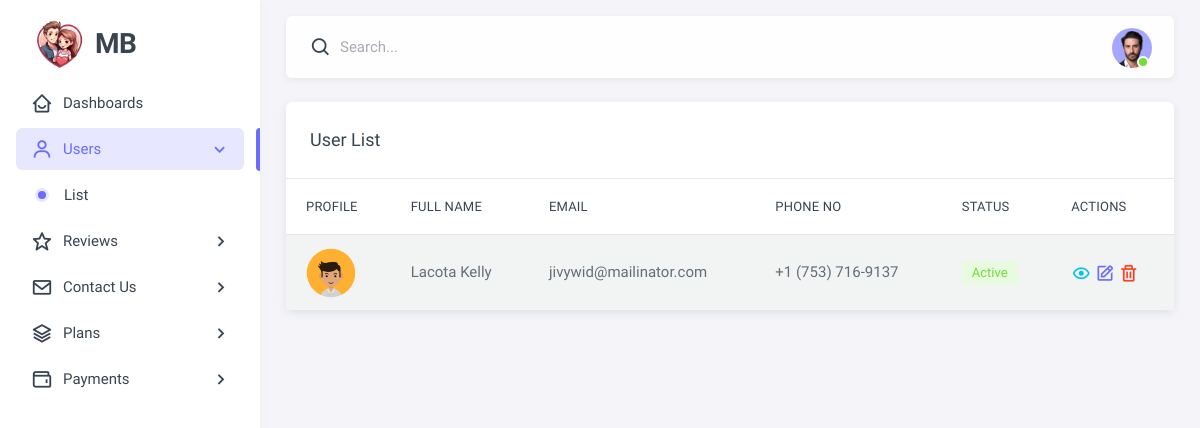
The page /admin/user_list.php (signed in) on the database as committed earlier.
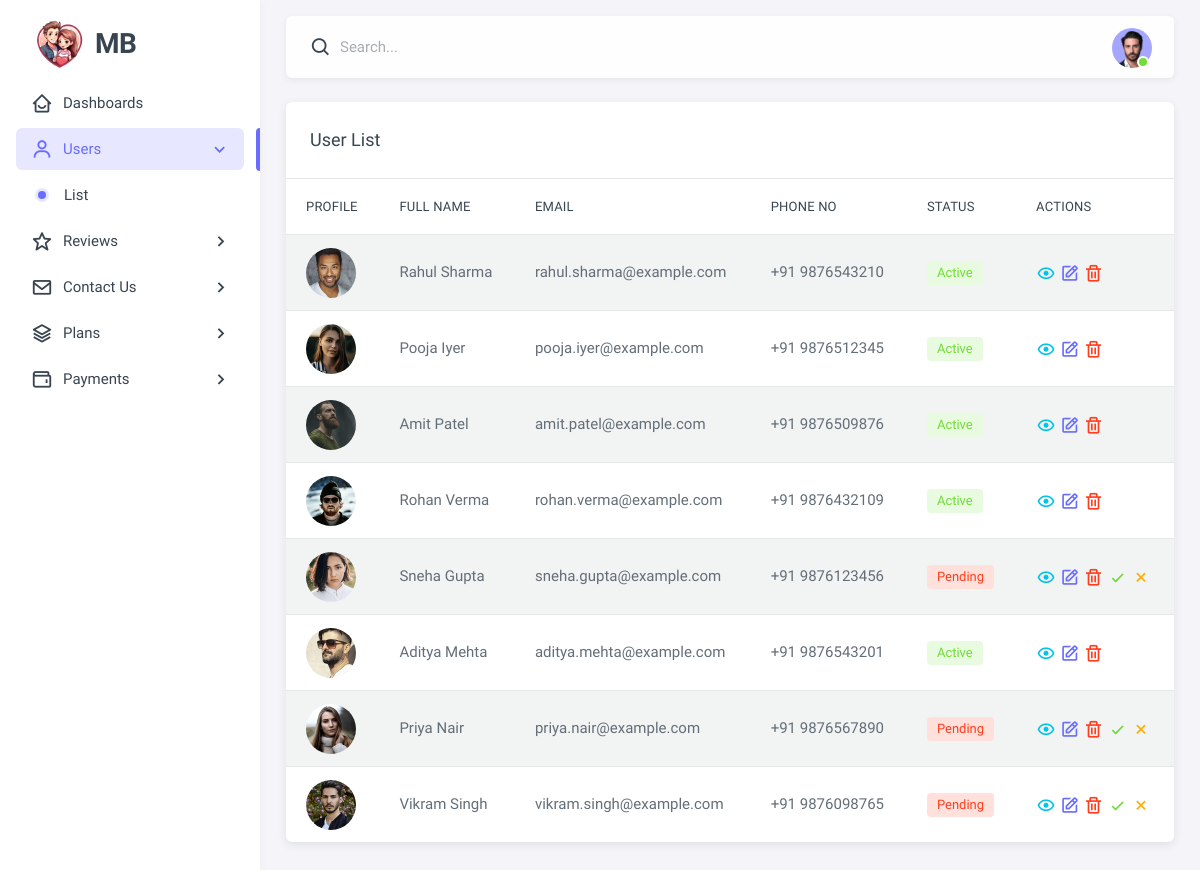
The same page on the database as committed later.
### tables this page shows
CREATE TABLE `users` (
  `id` int(11) NOT NULL,
  `role_id` int(11) NOT NULL DEFAULT 2,
  `full_name` varchar(255) DEFAULT NULL,
  `profile_img` varchar(255) NOT NULL DEFAULT 'assets/img/avatar/avatar-1.png',
  `password` varchar(255) DEFAULT NULL,
  `dob` date DEFAULT NULL,
  `gender` varchar(10) DEFAULT NULL,
  `email` varchar(255) DEFAULT NULL,
  `phone_no` varchar(20) DEFAULT NULL,
  `height` float DEFAULT NULL,
  `weight` float DEFAULT NULL,
  `cast` varchar(255) DEFAULT NULL,
  `place_of_birth` varchar(255) DEFAULT NULL,
  `state` varchar(255) DEFAULT NULL,
  `city` varchar(255) DEFAULT NULL,
  `religion` varchar(255) DEFAULT NULL,
  `mother_tongue` varchar(255) DEFAULT NULL,
  `education` varchar(255) DEFAULT NULL,
  `occupation` varchar(255) DEFAULT NULL,
  `income` decimal(10,2) DEFAULT NULL,
  `father_occupation` varchar(255) DEFAULT NULL,
  `mother_occupation` varchar(255) DEFAULT NULL,
  `siblings` int(11) DEFAULT NULL,
  `partner_age` int(11) DEFAULT NULL,
  `partner_height` float DEFAULT NULL,
  `partner_religion` varchar(255) DEFAULT NULL,
  `personality_traits` text DEFAULT NULL,
  `hobbies` text DEFAULT NULL,
  `about_me` text DEFAULT NULL,
  `what_are_you_looking_for` text DEFAULT NULL,
  `status` varchar(50) DEFAULT NULL,
  `created_at` timestamp NOT NULL DEFAULT current_timestamp(),
  `updated_at` timestamp NOT NULL DEFAULT current_timestamp() ON UPDATE current_timestamp()
);

### admin/db.php (called while the page is built, shortened)
<?php
$base_url = "http://" . $_SERVER['HTTP_HOST'] . dirname($_SERVER['SCRIPT_NAME']);
?>

### admin/user_list.php (the view, shortened to what this page needs)
<?php include 'header.php'; ?>
<?php
$sql = "SELECT * FROM users WHERE role_id != 1";
$result = mysqli_query($conn, $sql);
?>
<body>
    <div class="layout-wrapper layout-content-navbar">
        <div class="layout-container">
            <?php include 'sidebar.php'; ?>
            <div class="layout-page">
                <?php include 'navbar.php'; ?>
                <div class="content-wrapper">
                    <div class="container-xxl flex-grow-1 container-p-y">
                        <div class="card">
                            <h5 class="card-header">User List</h5>
                            <div class="table-responsive text-nowrap">
                                <table class="table table-striped">
                                    <thead>
                                        <tr>
                                            <th>Profile</th>
                                            <th>Full Name</th>
                                            <th>Email</th>
                                            <th>Phone No</th>
                                            <th>Status</th>
                                            <th>Actions</th>
                                        </tr>
                                    </thead>
                                    <tbody class="table-border-bottom-0">
                                        <?php if (mysqli_num_rows($result) > 0): ?>
                                        <?php while ($row = mysqli_fetch_assoc($result)): ?>
                                        <tr>
                                            <td>
                                                <img src="<?= str_replace('admin/', '', $base_url . '/' . $row['profile_img']); ?>"
                                                     alt="Profile Picture" class="profile-img"
                                                     onerror="this.onerror=null; this.src='<?= $base_url ?>/assets/img/avatar/avatar-1.png';">
                                            </td>
                                            <td><?= htmlspecialchars($row['full_name']) ?></td>
                                            <td><?= htmlspecialchars($row['email']) ?></td>
                                            <td><?= htmlspecialchars($row['phone_no']) ?></td>
                                            <td>
                                                <span class="badge bg-label-<?= $row['status'] === 'active' ? 'success' : 'danger' ?>">
                                                    <?= ucfirst($row['status']) ?>
                                                </span>
                                            </td>
                                            <td>
                                                <a href="view_user.php?id=<?= $row['id'] ?>" class="text-info">
                                                    <i class="bx bx-show"></i>
                                                </a>
                                                <a href="edit_user.php?id=<?= $row['id'] ?>" class="text-primary">
                                                    <i class="bx bx-edit"></i>
                                                </a>
                                                <a href="delete_user.php?id=<?= $row['id'] ?>" class="text-danger"
                                                onclick="return confirm('Are you sure you want to delete this user?');">
                                                    <i class="bx bx-trash"></i>
                                                </a>
                                                <?php if ($row['status'] == 'pending'): ?>
                                                    <a href="update_user_status.php?id=<?= $row['id'] ?>>&action=approve" class="text-success">
                                                        <i class="bx bx-check"></i>
                                                    </a>
                                                    <a href="update_user_status.php?id=<?= $row['id'] ?>&action=reject" class="text-warning">
                                                        <i class="bx bx-x"></i>
                                                    </a>
                                                <?php endif; ?>
                                            </td>
                                        </tr>
                                        <?php endwhile; ?>
                                        <?php else: ?>
                                        <tr>
                                            <td colspan="6" class="text-center">No users found</td>
                                        </tr>
                                        <?php endif; ?>
                                    </tbody>
                                </table>
                            </div>
                        </div>
                    </div>
                </div>
            </div>
        </div>
    </div>
</body>
</html>

### admin/header.php (shortened to what this page needs)
<?php
include 'db.php';
?>
<!doctype html>
<html lang="en" class="light-style layout-menu-fixed layout-compact" dir="ltr" data-theme="theme-default"
    data-assets-path="assets/" data-template="vertical-menu-template-free" data-style="light">
<head>
    <link rel="stylesheet" href="assets/vendor/fonts/boxicons.css" />
    <link rel="stylesheet" href="assets/vendor/css/core.css" class="template-customizer-core-css" />
    <link rel="stylesheet" href="assets/vendor/css/theme-default.css" class="template-customizer-theme-css" />
    <link rel="stylesheet" href="assets/css/demo.css" />
    <link rel="stylesheet" href="assets/vendor/libs/perfect-scrollbar/perfect-scrollbar.css" />
    <link rel="stylesheet" href="assets/vendor/libs/apex-charts/apex-charts.css" />
</head>

### admin/sidebar.php (shortened to what this page needs)
<aside id="layout-menu" class="layout-menu menu-vertical menu bg-menu-theme">
    <div class="app-brand demo">
        <a href="index.html" class="app-brand-link">
            <span class="app-brand-logo demo">
                <img src="../assets/img/logo/logo2.png" alt="" srcset="" width="55px;">
            </span>
            <span class="app-brand-text demo menu-text fw-bold ms-2">MB</span>
        </a>
    </div>
    <ul class="menu-inner py-1">
        <?php
        $currentFile = basename($_SERVER['PHP_SELF']);
        $isDashboard = ($currentFile == 'dashboard.php');
        $isUserList = ($currentFile == 'user_list.php' || $currentFile == 'view_user.php' || $currentFile == 'edit_user.php');
        $isReviewList = ($currentFile == 'review_listings.php' || $currentFile == 'review_details.php');
        $isContactList = ($currentFile == 'contact_list.php' || $currentFile == 'view_contact.php');
        $isPlanList = ($currentFile == 'plan_list.php' || $currentFile == 'plan_details.php' || $currentFile == 'create_plan.php' || $currentFile == 'edit_plan.php');
        $isPaymentList = ($currentFile == 'payment_list.php' || $currentFile == 'payment_details.php');
        ?>
        <li class="menu-item <?php echo $isDashboard ? 'active open' : ''; ?>">
            <a href="dashboard.php" class="menu-link">
                <i class="menu-icon tf-icons bx bx-home-smile"></i>
                <div class="text-truncate" data-i18n="Dashboards">Dashboards</div>
            </a>
        </li>
        <li class="menu-item <?php echo $isUserList ? 'active open' : ''; ?>">
            <a href="javascript:void(0);" class="menu-link menu-toggle">
                <i class="menu-icon bx bx-user"></i>
                <div data-i18n="Users">Users</div>
            </a>
            <ul class="menu-sub">
                <li class="menu-item <?php echo ($currentFile == 'user_list.php') ? 'active' : ''; ?>">
                    <a href="user_list.php" class="menu-link">
                        <div class="text-truncate" data-i18n="List">List</div>
                    </a>
                </li>
            </ul>
        </li>
        <li class="menu-item <?php echo $isReviewList ? 'active open' : ''; ?>">
            <a href="javascript:void(0);" class="menu-link menu-toggle">
                <i class="menu-icon bx bx-star"></i>
                <div data-i18n="Reviews">Reviews</div>
            </a>
        </li>
        <li class="menu-item <?php echo $isContactList ? 'active open' : ''; ?>">
            <a href="javascript:void(0);" class="menu-link menu-toggle">
                <i class="menu-icon bx bx-envelope"></i>
                <div data-i18n="Contact Us">Contact Us</div>
            </a>
        </li>
        <li class="menu-item <?php echo $isPlanList ? 'active open' : ''; ?>">
            <a href="javascript:void(0);" class="menu-link menu-toggle">
                <i class="menu-icon bx bx-layer"></i>
                <div data-i18n="Plans">Plans</div>
            </a>
        </li>
        <li class="menu-item <?php echo $isPaymentList ? 'active open' : ''; ?>">
            <a href="javascript:void(0);" class="menu-link menu-toggle">
                <i class="menu-icon bx bx-wallet"></i>
                <div data-i18n="Payments">Payments</div>
            </a>
        </li>
    </ul>
</aside>

### admin/navbar.php (shortened to what this page needs)
<nav class="layout-navbar container-xxl navbar navbar-expand-xl navbar-detached align-items-center bg-navbar-theme"
                    id="layout-navbar">
                    <div class="navbar-nav-right d-flex align-items-center" id="navbar-collapse">
                        <div class="navbar-nav align-items-center">
                            <div class="nav-item d-flex align-items-center">
                                <i class="bx bx-search bx-md"></i>
                                <input type="text" class="form-control border-0 shadow-none ps-1 ps-sm-2"
                                    placeholder="Search..." aria-label="Search..." />
                            </div>
                        </div>
                        <ul class="navbar-nav flex-row align-items-center ms-auto">
                            <li class="nav-item navbar-dropdown dropdown-user dropdown">
                                <a class="nav-link dropdown-toggle hide-arrow p-0" href="javascript:void(0);"
                                    data-bs-toggle="dropdown">
                                    <div class="avatar avatar-online">
                                        <img src="assets/img/avatars/1.png" alt class="w-px-40 h-auto rounded-circle" />
                                    </div>
                                </a>
                            </li>
                        </ul>
                    </div>
                </nav>

### admin/assets/css/demo.css (style rules this page uses)
.menu .app-brand.demo { height: 64px; margin-top: 12px; }
.app-brand-text.demo { font-size: 1.75rem; letter-spacing: -0.5px; }

### admin/header.php (style rules this page uses)
.profile-img { width: 50px; height: 50px; border-radius: 50%; object-fit: cover; }

Rows that differ between the two databases and show on the page:
removed users: profile_img (picture), full_name "Lacota Kelly", email "jivywid@mailinator.com", phone_no "+1 (753) 716-9137", status "Active"
added users: profile_img (picture), full_name "Rahul Sharma", email "rahul.sharma@example.com", phone_no "+91 9876543210", status "Active"
added users: profile_img (picture), full_name "Pooja Iyer", email "pooja.iyer@example.com", phone_no "+91 9876512345", status "Active"
added users: profile_img (picture), full_name "Amit Patel", email "amit.patel@example.com", phone_no "+91 9876509876", status "Active"
added users: profile_img (picture), full_name "Rohan Verma", email "rohan.verma@example.com", phone_no "+91 9876432109", status "Active"
added users: profile_img (picture), full_name "Sneha Gupta", email "sneha.gupta@example.com", phone_no "+91 9876123456", status "Pending"
added users: profile_img (picture), full_name "Aditya Mehta", email "aditya.mehta@example.com", phone_no "+91 9876543201", status "Active"
added users: profile_img (picture), full_name "Priya Nair", email "priya.nair@example.com", phone_no "+91 9876567890", status "Pending"
added users: profile_img (picture), full_name "Vikram Singh", email "vikram.singh@example.com", phone_no "+91 9876098765", status "Pending"
